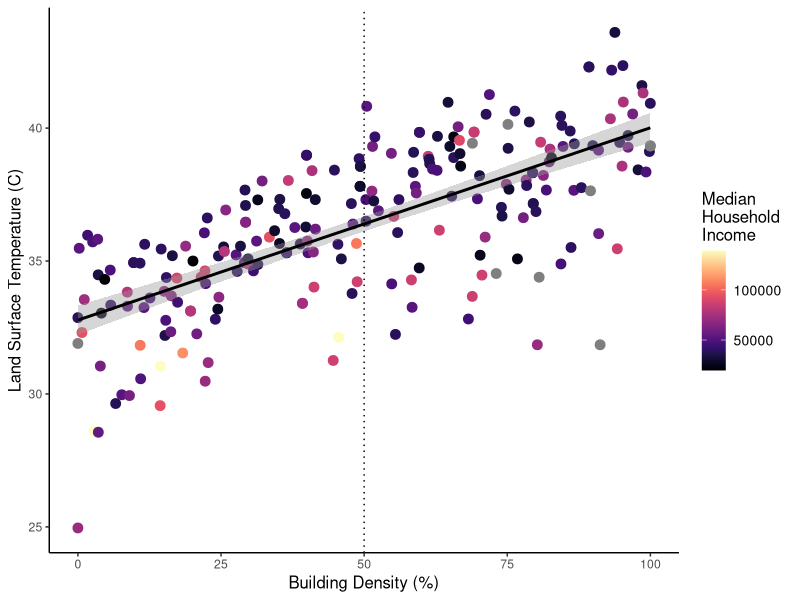
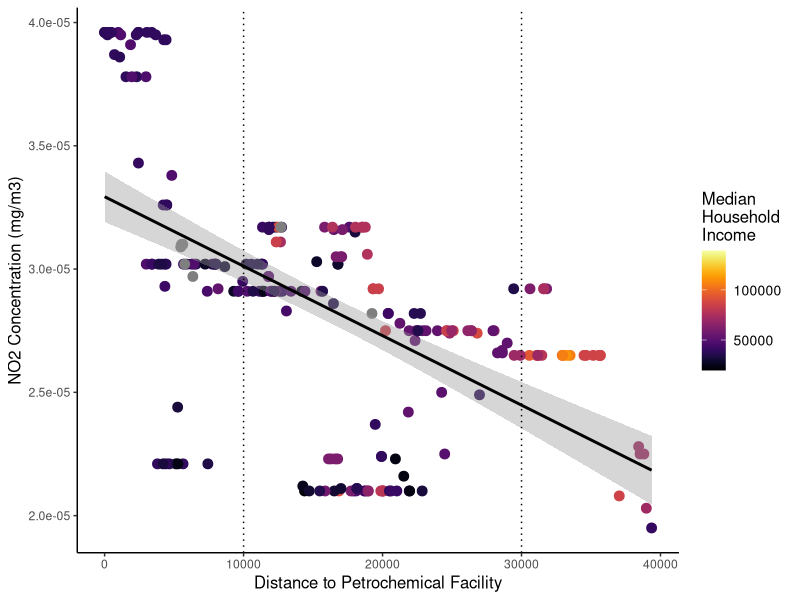
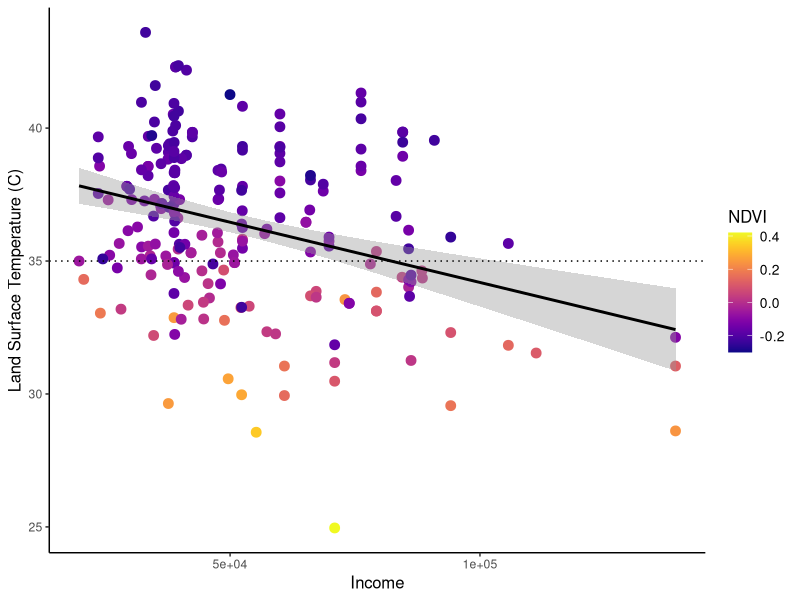
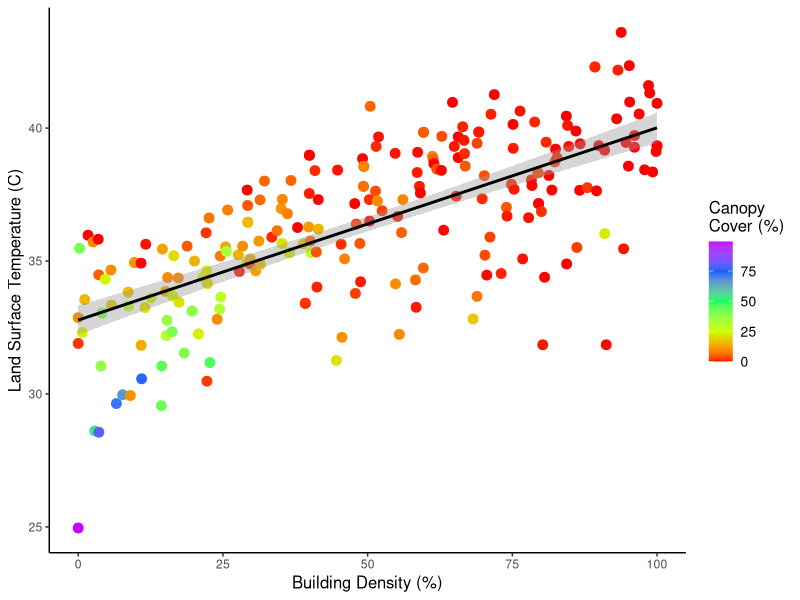

The R source for these figures, in order:
## ---- chunk 1
knitr::opts_chunk$set(echo = TRUE)
## ---- chunk 2
data<-read.csv("Data/shortlist_data_0813.csv")
library(ggplot2)
library(stringr)
library(tidyverse)
library(viridis)

my.theme<-theme(axis.title = element_text(size=12),
                legend.title=element_text(size=12),
                legend.text = element_text(size=10))
## ---- chunk 3
plot2<-ggplot(data, aes(x=BD, y=LST_mean, color=Income)) +
  geom_point(size=3)+
  labs(x="Building Density (%)", y="Land Surface Temperature (C)",color="Median \nHousehold \nIncome")+
  geom_smooth(method=lm, color="black")+
  theme_classic()+
  scale_color_viridis(option="A")+
  geom_vline(xintercept=c(50), linetype="dotted")
plot2+my.theme
## ---- chunk 4
plot3<-ggplot(data, aes(x=petrochem_distance, y=NO2_mean, color=Income)) +
  geom_point(size=3)+
  labs(x="Distance to Petrochemical Facility", y="NO2 Concentration (mg/m3)",color="Median \nHousehold \nIncome")+
  geom_smooth(method=lm, color="black")+
  theme_classic()+
  scale_color_viridis(option="B")+
  geom_vline(xintercept=c(10000, 30000), linetype="dotted")
plot3+my.theme
## ---- chunk 5
plot6<-ggplot(data, aes(x=Income, y=LST_mean, color=NDVImean)) +
  geom_point(size=3)+
  labs(x="Income", y="Land Surface Temperature (C)",color="NDVI")+
  theme_classic()+
  scale_color_viridis(option="C")+
  geom_smooth(method=lm, color="black")+
  geom_hline(yintercept=c(35), linetype="dotted")
plot6+my.theme
## ---- chunk 6
mid<-50
plot5<-ggplot(data, aes(x=BD, y=LST_mean, color=X.canopy)) +
  geom_point(size=3)+
  labs(x="Building Density (%)", y="Land Surface Temperature (C)",color="Canopy \nCover (%)")+
  geom_smooth(method=lm, color="black")+
  theme_classic()+
  scale_color_gradientn(colours=rainbow(5))
plot5+my.theme
